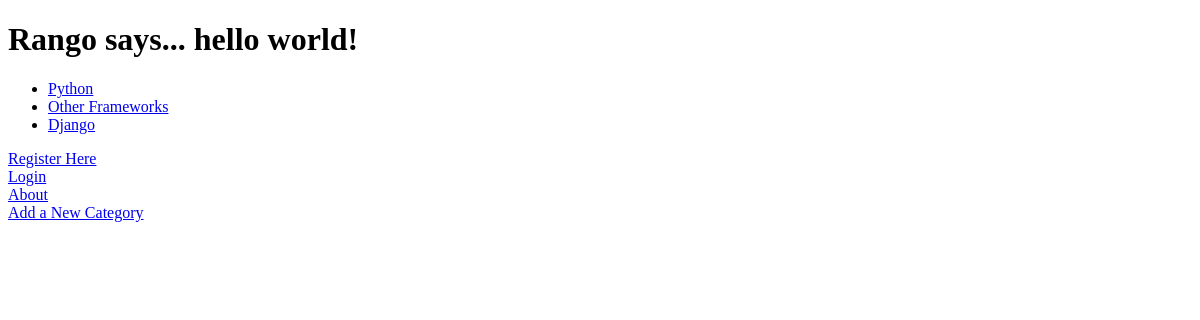
/rango/, run on an earlier commit of the app's database.
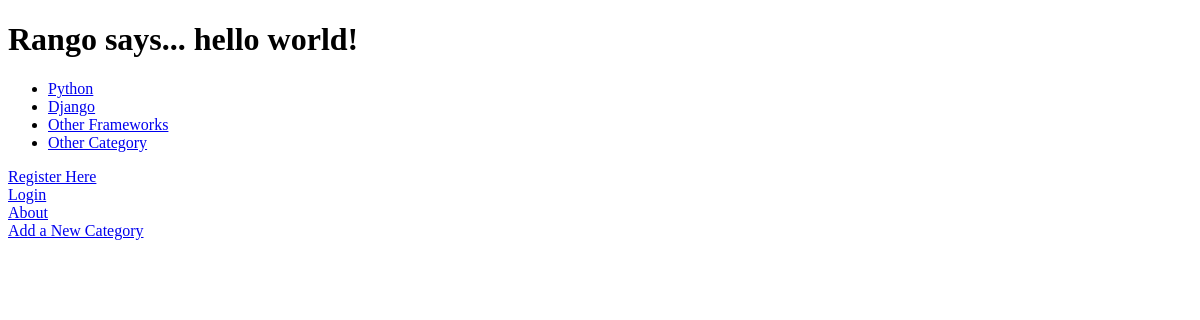
And on a later commit of the database.
### rango/models.py (models this page shows, shortened)
@python_2_unicode_compatible
class Category(models.Model):
    name = models.CharField(max_length=128, unique=True)
    views = models.IntegerField(default=0)
    likes = models.IntegerField(default=0)
    slug = models.SlugField(unique=True)

### rango/views.py (the view)
def index(request):
    category_list = Category.objects.order_by('-likes')[:10]
    context_dict = {'categories': category_list}
    return render(request, 'rango/index.html', context_dict)

### templates/rango/index.html (shortened to what this page needs)
<!DOCTYPE html>
<html>
<head>
</head>
<body>
{% if user.is_authenticated %}
    <h1>Rango says... hello {{ user.username }}!</h1>
{% else %}
    <h1>Rango says... hello world!</h1>
{% endif %}
{% if categories %}
    <ul>
        {% for category in categories %}
            <li><a href="/rango/category/{{ category.slug }}">{{ category.name }}</a></li>
        {% endfor %}
    </ul>
{% else %}
    <strong>There are no categories present.</strong>
{% endif %}
{% if user.is_authenticated %}
<a href="/rango/restricted/">Restricted Page</a><br />
<a href="/rango/logout/">Logout</a><br />
{% else %}
<a href="/rango/register/">Register Here</a><br />
<a href="/rango/login/">Login</a><br />
{% endif %}
<a href="/rango/about/">About</a><br/>
<a href="/rango/add_category/">Add a New Category</a><br />
</body>
</html>

What changed in the data, as far as the page shows it:
changed Category "Django": moves up the list
added Category: name "Other Category"
